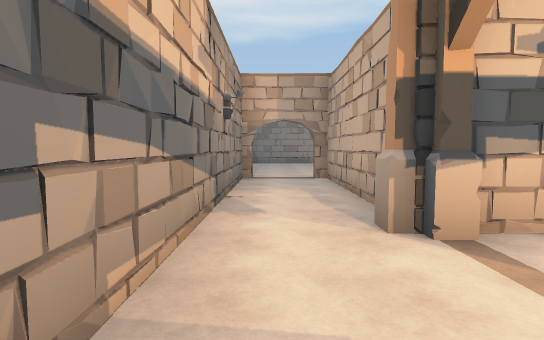
view 1 (above)

24 first-person views from a walk through a Unity game level. The camera is 1.5 m above the floor, tilts 4° down and sees 80° across. The floor is counted in squares, 2 m on a side. Each view is taken from the middle of a square. On the plan, view 1 faces up. The plan holds only what a view shows up to about 11 squares ahead; the rest is blank. The place goes on beyond the plan. Some animated figures are not drawn.

view 2
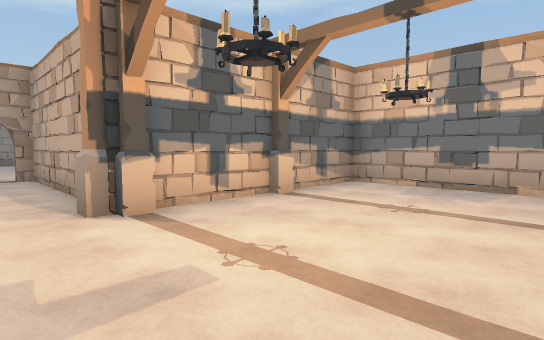

view 3
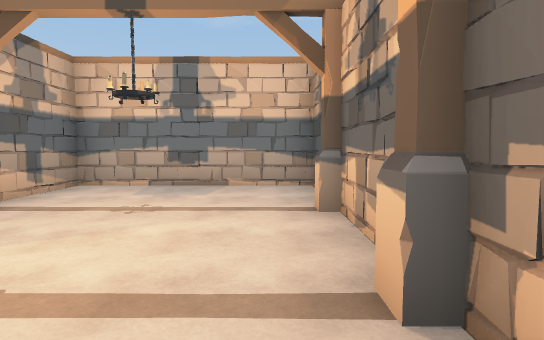

view 4
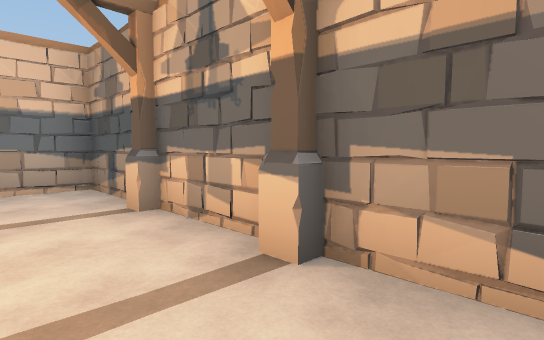

view 5
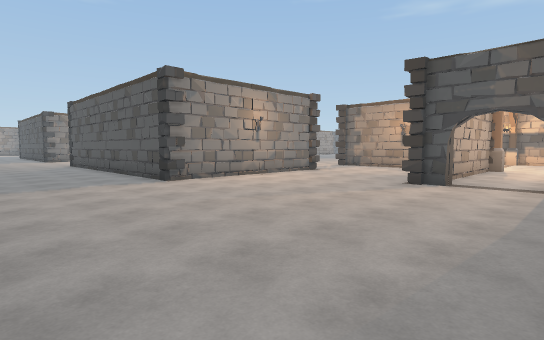

view 6
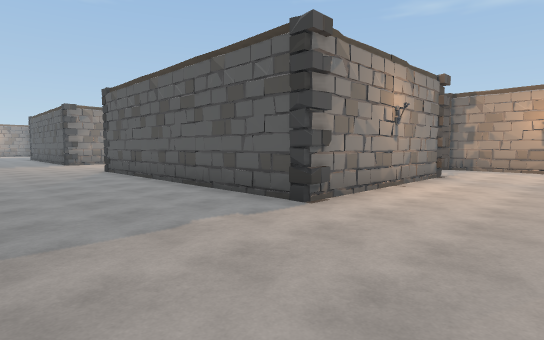

view 7
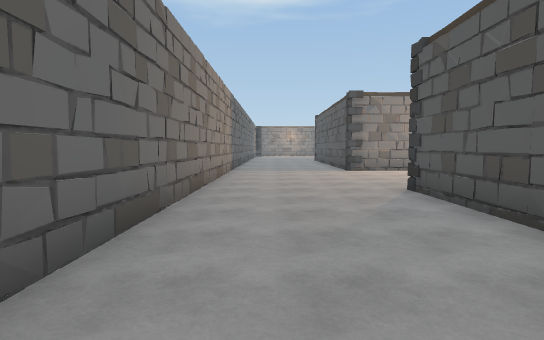

view 8
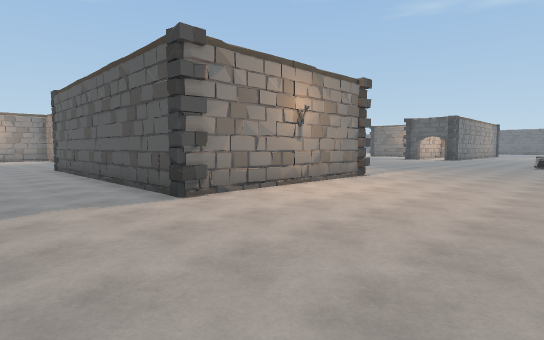

view 9
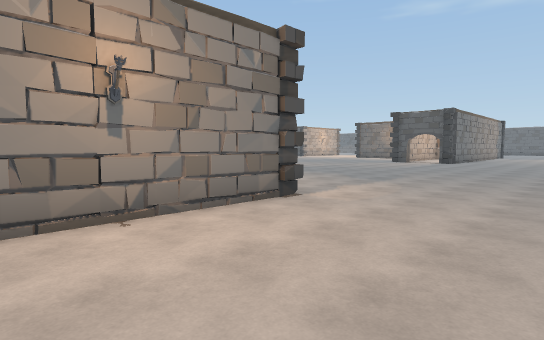

view 10
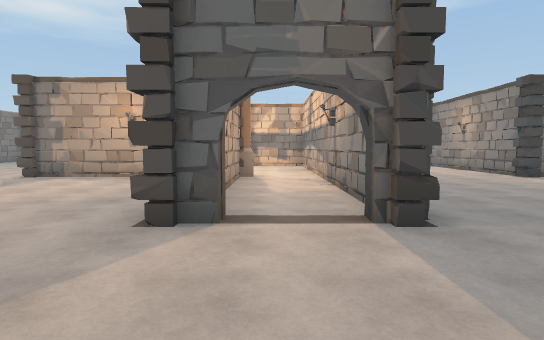

view 11
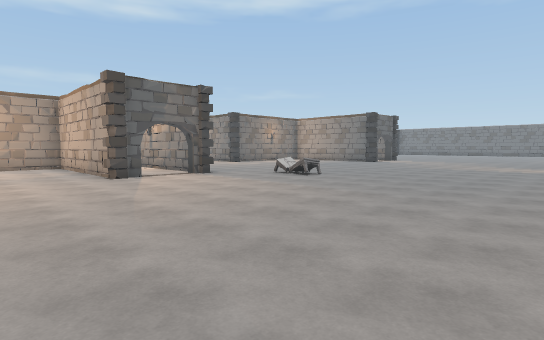

view 12
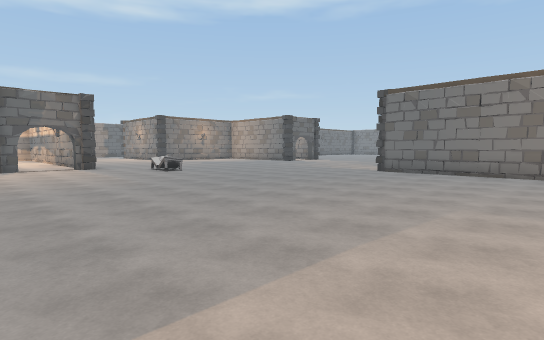

view 13
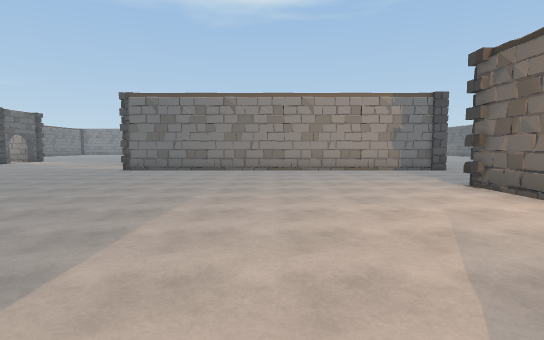

view 14
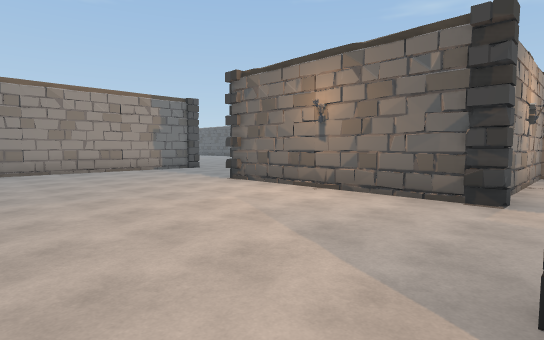

view 15
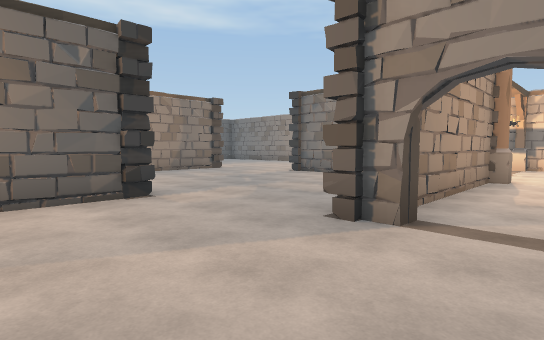

view 16
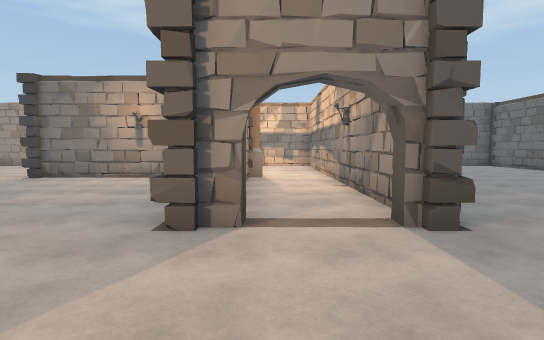

view 17
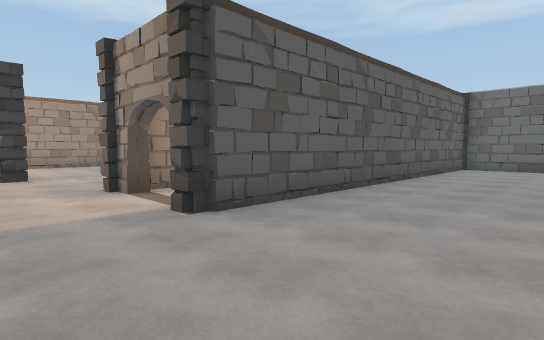

view 18
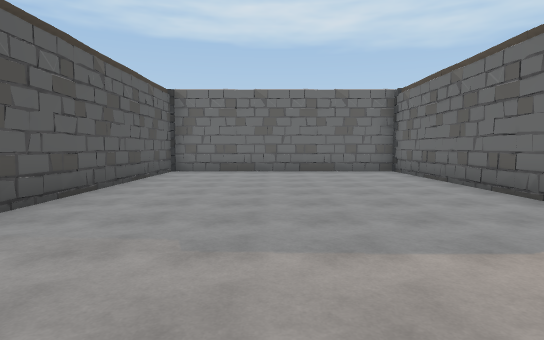

view 19
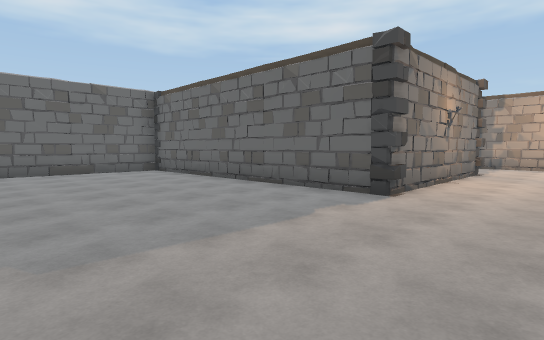

view 20
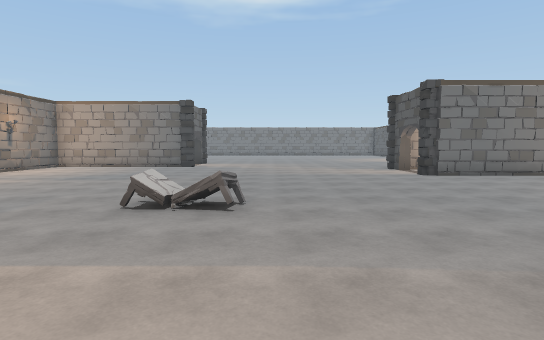

view 21
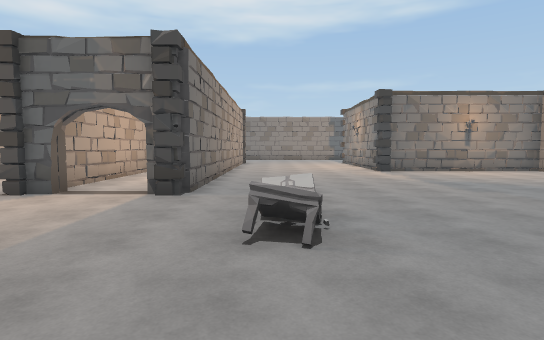

view 22
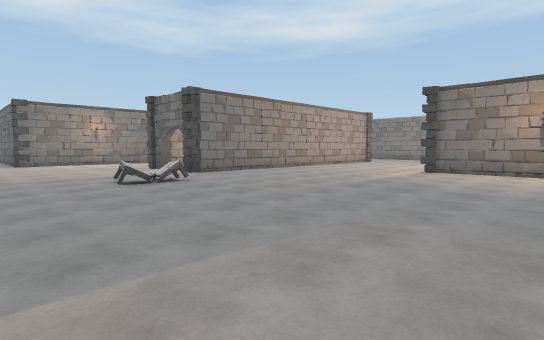

view 23
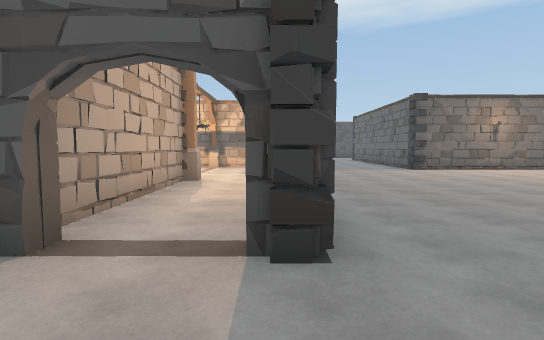

view 24
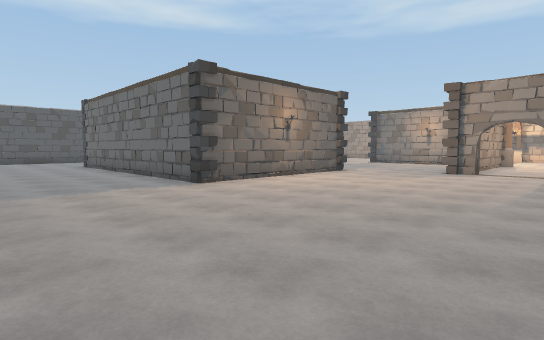

### Floor plan
Key: @ floor where view 1 was taken; # wall or solid block; . floor; T table; O other object.
Columns run from 2 left of view 1 to 22 right of it. Each row starts with its distance up from view 1.
 16             ##########
 15  .....................
 14  ......................
 13  ........................
 12  ........########....####
 11  .......## # #  #....# #
 10  .......#       #....#
  9  .......#     ..#....#
  8  #..#...#     ..#....#
  7  #..#...##### ..#....####
  6  #..#........O..#........
  5  #..#........#..#........
  4  #..#........#..#........
  3  #.O######...#..#........
  2  #.......#...#..#........
  1  #.......#......#........
  0   @......#...............
 -1   .......#.......T.......
 -2 ##########...............
 -3 #........................
 -4 #........................
 -5 #........................
 -6 #.......................#
 -7 #.....................#.#
 -8 #.....................#.#
 -9 ############..........#.#
-10  # ...................#.#
-11  #....O...............#.O
-12  #.   ######..........#..
-13       # ..............#..
-14       #...............#..
-15       #.....######....#..
-16       #.....#    #....#
-17       #.....#    #.....
-18      .......#    #...
-19         ....#    #...
-20         ##       #...
-21                  #...

Where each view was taken, in squares from view 1:
view 1: 0 up, 0 right, facing up
view 2: 1 down, 0 right, facing up-right
view 3: 1 down, 0 right, facing right
view 4: 0 up, 0 right, facing down-right
view 5: 15 up, 1 left, facing down-right
view 6: 15 up, 3 right, facing down-right
view 7: 14 up, 8 right, facing right
view 8: 14 up, 14 right, facing down-right
view 9: 10 up, 15 right, facing down-right
view 10: 2 down, 12 right, facing up
view 11: 7 down, 8 right, facing up-right
view 12: 11 down, 10 right, facing up-right
view 13: 11 down, 9 right, facing right
view 14: 10 down, 9 right, facing down-right
view 15: 10 down, 12 right, facing down-left
view 16: 11 down, 12 right, facing left
view 17: 6 down, 11 right, facing down-left
view 18: 6 down, 9 right, facing left
view 19: 7 down, 9 right, facing up-left
view 20: 2 down, 11 right, facing right
view 21: 4 down, 15 right, facing up
view 22: 4 down, 22 right, facing up-left
view 23: 4 down, 20 right, facing down
view 24: 9 down, 19 right, facing down-left
